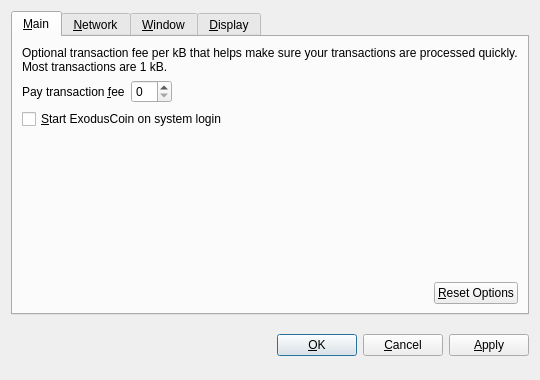
<?xml version="1.0" encoding="UTF-8"?>
<ui version="4.0">
 <class>OptionsDialog</class>
 <widget class="QDialog" name="OptionsDialog">
  <property name="geometry">
   <rect>
    <x>0</x>
    <y>0</y>
    <width>540</width>
    <height>380</height>
   </rect>
  </property>
  <property name="windowTitle">
   <string>Options</string>
  </property>
  <property name="modal">
   <bool>true</bool>
  </property>
  <layout class="QVBoxLayout" name="verticalLayout">
   <item>
    <widget class="QTabWidget" name="tabWidget">
     <property name="tabPosition">
      <enum>QTabWidget::North</enum>
     </property>
     <property name="currentIndex">
      <number>0</number>
     </property>
     <widget class="QWidget" name="tabMain">
      <attribute name="title">
       <string>&amp;Main</string>
      </attribute>
      <layout class="QVBoxLayout" name="verticalLayout_Main">
       <item>
        <widget class="QLabel" name="transactionFeeInfoLabel">
         <property name="text">
          <string>Optional transaction fee per kB that helps make sure your transactions are processed quickly. Most transactions are 1 kB.</string>
         </property>
         <property name="textFormat">
          <enum>Qt::PlainText</enum>
         </property>
         <property name="wordWrap">
          <bool>true</bool>
         </property>
        </widget>
       </item>
       <item>
        <layout class="QHBoxLayout" name="horizontalLayout_1_Main">
         <item>
          <widget class="QLabel" name="transactionFeeLabel">
           <property name="text">
            <string>Pay transaction &amp;fee</string>
           </property>
           <property name="textFormat">
            <enum>Qt::PlainText</enum>
           </property>
           <property name="buddy">
            <cstring>transactionFee</cstring>
           </property>
          </widget>
         </item>
         <item>
          <widget class="BitcoinAmountField" name="transactionFee"/>
         </item>
         <item>
          <spacer name="horizontalSpacer_1_Main">
           <property name="orientation">
            <enum>Qt::Horizontal</enum>
           </property>
           <property name="sizeHint" stdset="0">
            <size>
             <width>40</width>
             <height>20</height>
            </size>
           </property>
          </spacer>
         </item>
        </layout>
       </item>
       <item>
        <widget class="QCheckBox" name="bitcoinAtStartup">
         <property name="toolTip">
          <string>Automatically start ExodusCoin after logging in to the system.</string>
         </property>
         <property name="text">
          <string>&amp;Start ExodusCoin on system login</string>
         </property>
        </widget>
       </item>
       <item>
        <spacer name="verticalSpacer_Main">
         <property name="orientation">
          <enum>Qt::Vertical</enum>
         </property>
         <property name="sizeHint" stdset="0">
          <size>
           <width>20</width>
           <height>40</height>
          </size>
         </property>
        </spacer>
       </item>
       <item>
        <layout class="QHBoxLayout" name="horizontalLayout_2_Main">
         <item>
          <spacer name="horizontalSpacer_2_Main">
           <property name="orientation">
            <enum>Qt::Horizontal</enum>
           </property>
           <property name="sizeHint" stdset="0">
            <size>
             <width>40</width>
             <height>20</height>
            </size>
           </property>
          </spacer>
         </item>
         <item>
          <widget class="QPushButton" name="resetButton">
           <property name="toolTip">
            <string>Reset all client options to default.</string>
           </property>
           <property name="text">
            <string>&amp;Reset Options</string>
           </property>
           <property name="autoDefault">
            <bool>false</bool>
           </property>
          </widget>
         </item>
        </layout>
       </item>
      </layout>
     </widget>
     <widget class="QWidget" name="tabNetwork">
      <attribute name="title">
       <string>&amp;Network</string>
      </attribute>
      <layout class="QVBoxLayout" name="verticalLayout_Network">
       <item>
        <widget class="QCheckBox" name="mapPortUpnp">
         <property name="toolTip">
          <string>Automatically open the ExodusCoin client port on the router. This only works when your router supports UPnP and it is enabled.</string>
         </property>
         <property name="text">
          <string>Map port using &amp;UPnP</string>
         </property>
        </widget>
       </item>
       <item>
        <widget class="QCheckBox" name="connectSocks">
         <property name="toolTip">
          <string>Connect to the ExodusCoin network through a SOCKS proxy (e.g. when connecting through Tor).</string>
         </property>
         <property name="text">
          <string>&amp;Connect through SOCKS proxy:</string>
         </property>
        </widget>
       </item>
       <item>
        <layout class="QHBoxLayout" name="horizontalLayout_Network">
         <item>
          <widget class="QLabel" name="proxyIpLabel">
           <property name="text">
            <string>Proxy &amp;IP:</string>
           </property>
           <property name="textFormat">
            <enum>Qt::PlainText</enum>
           </property>
           <property name="buddy">
            <cstring>proxyIp</cstring>
           </property>
          </widget>
         </item>
         <item>
          <widget class="QValidatedLineEdit" name="proxyIp">
           <property name="maximumSize">
            <size>
             <width>140</width>
             <height>16777215</height>
            </size>
           </property>
           <property name="toolTip">
            <string>IP address of the proxy (e.g. 127.0.0.1)</string>
           </property>
          </widget>
         </item>
         <item>
          <widget class="QLabel" name="proxyPortLabel">
           <property name="text">
            <string>&amp;Port:</string>
           </property>
           <property name="textFormat">
            <enum>Qt::PlainText</enum>
           </property>
           <property name="buddy">
            <cstring>proxyPort</cstring>
           </property>
          </widget>
         </item>
         <item>
          <widget class="QLineEdit" name="proxyPort">
           <property name="maximumSize">
            <size>
             <width>55</width>
             <height>16777215</height>
            </size>
           </property>
           <property name="toolTip">
            <string>Port of the proxy (e.g. 9050)</string>
           </property>
          </widget>
         </item>
         <item>
          <widget class="QLabel" name="socksVersionLabel">
           <property name="text">
            <string>SOCKS &amp;Version:</string>
           </property>
           <property name="textFormat">
            <enum>Qt::PlainText</enum>
           </property>
           <property name="buddy">
            <cstring>socksVersion</cstring>
           </property>
          </widget>
         </item>
         <item>
          <widget class="QValueComboBox" name="socksVersion">
           <property name="toolTip">
            <string>SOCKS version of the proxy (e.g. 5)</string>
           </property>
          </widget>
         </item>
         <item>
          <spacer name="horizontalSpacer_Network">
           <property name="orientation">
            <enum>Qt::Horizontal</enum>
           </property>
           <property name="sizeHint" stdset="0">
            <size>
             <width>40</width>
             <height>20</height>
            </size>
           </property>
          </spacer>
         </item>
        </layout>
       </item>
       <item>
        <spacer name="verticalSpacer_Network">
         <property name="orientation">
          <enum>Qt::Vertical</enum>
         </property>
         <property name="sizeHint" stdset="0">
          <size>
           <width>20</width>
           <height>40</height>
          </size>
         </property>
        </spacer>
       </item>
      </layout>
     </widget>
     <widget class="QWidget" name="tabWindow">
      <attribute name="title">
       <string>&amp;Window</string>
      </attribute>
      <layout class="QVBoxLayout" name="verticalLayout_Window">
       <item>
        <widget class="QCheckBox" name="minimizeToTray">
         <property name="toolTip">
          <string>Show only a tray icon after minimizing the window.</string>
         </property>
         <property name="text">
          <string>&amp;Minimize to the tray instead of the taskbar</string>
         </property>
        </widget>
       </item>
       <item>
        <widget class="QCheckBox" name="minimizeOnClose">
         <property name="toolTip">
          <string>Minimize instead of exit the application when the window is closed. When this option is enabled, the application will be closed only after selecting Quit in the menu.</string>
         </property>
         <property name="text">
          <string>M&amp;inimize on close</string>
         </property>
        </widget>
       </item>
       <item>
        <spacer name="verticalSpacer_Window">
         <property name="orientation">
          <enum>Qt::Vertical</enum>
         </property>
         <property name="sizeHint" stdset="0">
          <size>
           <width>20</width>
           <height>40</height>
          </size>
         </property>
        </spacer>
       </item>
      </layout>
     </widget>
     <widget class="QWidget" name="tabDisplay">
      <attribute name="title">
       <string>&amp;Display</string>
      </attribute>
      <layout class="QVBoxLayout" name="verticalLayout_Display">
       <item>
        <layout class="QHBoxLayout" name="horizontalLayout_1_Display">
         <item>
          <widget class="QLabel" name="langLabel">
           <property name="text">
            <string>User Interface &amp;language:</string>
           </property>
           <property name="textFormat">
            <enum>Qt::PlainText</enum>
           </property>
           <property name="buddy">
            <cstring>lang</cstring>
           </property>
          </widget>
         </item>
         <item>
          <widget class="QValueComboBox" name="lang">
           <property name="toolTip">
            <string>The user interface language can be set here. This setting will take effect after restarting ExodusCoin.</string>
           </property>
          </widget>
         </item>
        </layout>
       </item>
       <item>
        <layout class="QHBoxLayout" name="horizontalLayout_2_Display">
         <item>
          <widget class="QLabel" name="unitLabel">
           <property name="text">
            <string>&amp;Unit to show amounts in:</string>
           </property>
           <property name="textFormat">
            <enum>Qt::PlainText</enum>
           </property>
           <property name="buddy">
            <cstring>unit</cstring>
           </property>
          </widget>
         </item>
         <item>
          <widget class="QValueComboBox" name="unit">
           <property name="toolTip">
            <string>Choose the default subdivision unit to show in the interface and when sending coins.</string>
           </property>
          </widget>
         </item>
        </layout>
       </item>
       <item>
        <widget class="QCheckBox" name="displayAddresses">
         <property name="toolTip">
          <string>Whether to show ExodusCoin addresses in the transaction list or not.</string>
         </property>
         <property name="text">
          <string>&amp;Display addresses in transaction list</string>
         </property>
        </widget>
       </item>
       <item>
        <widget class="QCheckBox" name="coinControlFeatures">
         <property name="toolTip">
          <string>Whether to show coin control features or not.</string>
         </property>
         <property name="text">
          <string>Display coin &amp;control features (experts only!)</string>
         </property>
        </widget>
       </item>
       <item>
        <spacer name="verticalSpacer_Display">
         <property name="orientation">
          <enum>Qt::Vertical</enum>
         </property>
         <property name="sizeHint" stdset="0">
          <size>
           <width>20</width>
           <height>40</height>
          </size>
         </property>
        </spacer>
       </item>
      </layout>
     </widget>
    </widget>
   </item>
   <item>
    <layout class="QHBoxLayout" name="horizontalLayout_Buttons">
     <item>
      <spacer name="horizontalSpacer_1">
       <property name="orientation">
        <enum>Qt::Horizontal</enum>
       </property>
       <property name="sizeHint" stdset="0">
        <size>
         <width>40</width>
         <height>48</height>
        </size>
       </property>
      </spacer>
     </item>
     <item>
      <widget class="QLabel" name="statusLabel">
       <property name="font">
        <font>
         <weight>75</weight>
         <bold>true</bold>
        </font>
       </property>
       <property name="text">
        <string/>
       </property>
       <property name="textFormat">
        <enum>Qt::PlainText</enum>
       </property>
       <property name="wordWrap">
        <bool>true</bool>
       </property>
      </widget>
     </item>
     <item>
      <spacer name="horizontalSpacer_2">
       <property name="orientation">
        <enum>Qt::Horizontal</enum>
       </property>
       <property name="sizeHint" stdset="0">
        <size>
         <width>40</width>
         <height>48</height>
        </size>
       </property>
      </spacer>
     </item>
     <item>
      <widget class="QPushButton" name="okButton">
       <property name="text">
        <string>&amp;OK</string>
       </property>
      </widget>
     </item>
     <item>
      <widget class="QPushButton" name="cancelButton">
       <property name="text">
        <string>&amp;Cancel</string>
       </property>
       <property name="autoDefault">
        <bool>false</bool>
       </property>
      </widget>
     </item>
     <item>
      <widget class="QPushButton" name="applyButton">
       <property name="text">
        <string>&amp;Apply</string>
       </property>
       <property name="autoDefault">
        <bool>false</bool>
       </property>
      </widget>
     </item>
    </layout>
   </item>
  </layout>
 </widget>
 <customwidgets>
  <customwidget>
   <class>BitcoinAmountField</class>
   <extends>QSpinBox</extends>
   <header>bitcoinamountfield.h</header>
  </customwidget>
  <customwidget>
   <class>QValueComboBox</class>
   <extends>QComboBox</extends>
   <header>qvaluecombobox.h</header>
  </customwidget>
  <customwidget>
   <class>QValidatedLineEdit</class>
   <extends>QLineEdit</extends>
   <header>qvalidatedlineedit.h</header>
  </customwidget>
 </customwidgets>
 <resources/>
 <connections/>
</ui>
